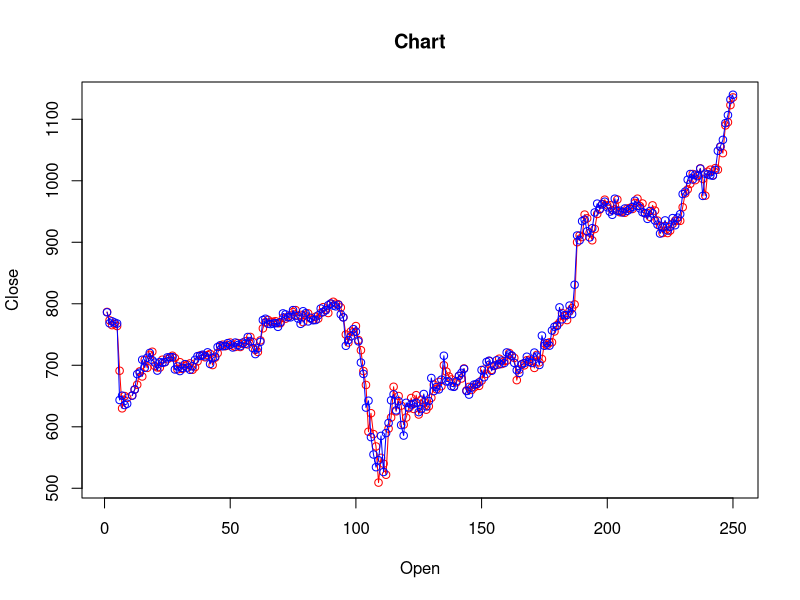

Generate this figure with R:
# Title     : TODO
# Objective : TODO
# Created by: KIIT
# Created on: 13-10-2020

data <- read.csv('Lab8/data.csv')
png('Lab8/chat.jpg')
plot(data$Open,type = "o", col = "red", xlab = "Open", ylab = "Close",main = "Chart")
lines(data$Close, type = "o", col = "blue")
dev.off();